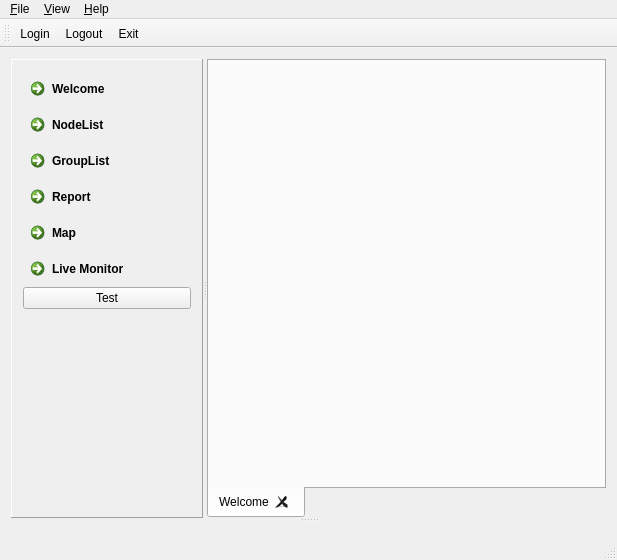
<?xml version="1.0" encoding="UTF-8"?>
<ui version="4.0">
 <class>MainWindow</class>
 <widget class="QMainWindow" name="MainWindow">
  <property name="geometry">
   <rect>
    <x>0</x>
    <y>0</y>
    <width>617</width>
    <height>560</height>
   </rect>
  </property>
  <property name="windowTitle">
   <string>MainWindow</string>
  </property>
  <property name="windowIcon">
   <iconset resource="../../QtLib/QtLib/Resources/resources.qrc">
    <normaloff>:/icon/png_64/video-television-2.png</normaloff>:/icon/png_64/video-television-2.png</iconset>
  </property>
  <widget class="QWidget" name="centralWidget">
   <layout class="QVBoxLayout" name="verticalLayout_4">
    <item>
     <widget class="QSplitter" name="splitter_2">
      <property name="frameShape">
       <enum>QFrame::NoFrame</enum>
      </property>
      <property name="frameShadow">
       <enum>QFrame::Raised</enum>
      </property>
      <property name="orientation">
       <enum>Qt::Vertical</enum>
      </property>
      <widget class="QSplitter" name="splitter">
       <property name="sizePolicy">
        <sizepolicy hsizetype="Preferred" vsizetype="Preferred">
         <horstretch>0</horstretch>
         <verstretch>10</verstretch>
        </sizepolicy>
       </property>
       <property name="orientation">
        <enum>Qt::Horizontal</enum>
       </property>
       <widget class="QFrame" name="frameLeft">
        <property name="sizePolicy">
         <sizepolicy hsizetype="Preferred" vsizetype="Preferred">
          <horstretch>2</horstretch>
          <verstretch>0</verstretch>
         </sizepolicy>
        </property>
        <property name="frameShape">
         <enum>QFrame::Panel</enum>
        </property>
        <property name="frameShadow">
         <enum>QFrame::Raised</enum>
        </property>
        <layout class="QVBoxLayout" name="verticalLayout_2">
         <property name="spacing">
          <number>0</number>
         </property>
         <item>
          <widget class="QCommandLinkButton" name="cmdWelcome">
           <property name="text">
            <string>Welcome</string>
           </property>
          </widget>
         </item>
         <item>
          <widget class="QCommandLinkButton" name="cmdNodeList">
           <property name="text">
            <string>NodeList</string>
           </property>
          </widget>
         </item>
         <item>
          <widget class="QCommandLinkButton" name="cmdGroupList">
           <property name="text">
            <string>GroupList</string>
           </property>
          </widget>
         </item>
         <item>
          <widget class="QCommandLinkButton" name="cmdReport">
           <property name="text">
            <string>Report</string>
           </property>
          </widget>
         </item>
         <item>
          <widget class="QCommandLinkButton" name="commandLinkButton_3">
           <property name="text">
            <string>Map</string>
           </property>
          </widget>
         </item>
         <item>
          <widget class="QCommandLinkButton" name="commandLinkButton_4">
           <property name="text">
            <string>Live Monitor</string>
           </property>
          </widget>
         </item>
         <item>
          <widget class="QPushButton" name="pushButton">
           <property name="text">
            <string>Test</string>
           </property>
          </widget>
         </item>
         <item>
          <spacer name="verticalSpacer">
           <property name="orientation">
            <enum>Qt::Vertical</enum>
           </property>
           <property name="sizeHint" stdset="0">
            <size>
             <width>20</width>
             <height>40</height>
            </size>
           </property>
          </spacer>
         </item>
        </layout>
       </widget>
       <widget class="QTabWidget" name="tabWidget">
        <property name="sizePolicy">
         <sizepolicy hsizetype="Expanding" vsizetype="Expanding">
          <horstretch>12</horstretch>
          <verstretch>0</verstretch>
         </sizepolicy>
        </property>
        <property name="tabPosition">
         <enum>QTabWidget::South</enum>
        </property>
        <property name="currentIndex">
         <number>0</number>
        </property>
        <property name="tabsClosable">
         <bool>true</bool>
        </property>
        <property name="movable">
         <bool>false</bool>
        </property>
        <widget class="FormWelcome" name="tab">
         <attribute name="title">
          <string>Welcome</string>
         </attribute>
        </widget>
       </widget>
      </widget>
      <widget class="DLogger" name="logger" native="true">
       <property name="sizePolicy">
        <sizepolicy hsizetype="Preferred" vsizetype="Preferred">
         <horstretch>0</horstretch>
         <verstretch>1</verstretch>
        </sizepolicy>
       </property>
      </widget>
     </widget>
    </item>
   </layout>
  </widget>
  <widget class="QMenuBar" name="menuBar">
   <property name="geometry">
    <rect>
     <x>0</x>
     <y>0</y>
     <width>617</width>
     <height>20</height>
    </rect>
   </property>
   <widget class="QMenu" name="menuFile">
    <property name="title">
     <string>&amp;File</string>
    </property>
   </widget>
   <widget class="QMenu" name="menuView">
    <property name="title">
     <string>&amp;View</string>
    </property>
    <addaction name="actionLogger"/>
   </widget>
   <widget class="QMenu" name="menuHelp">
    <property name="title">
     <string>&amp;Help</string>
    </property>
   </widget>
   <addaction name="menuFile"/>
   <addaction name="menuView"/>
   <addaction name="menuHelp"/>
  </widget>
  <widget class="QToolBar" name="mainToolBar">
   <property name="iconSize">
    <size>
     <width>12</width>
     <height>16</height>
    </size>
   </property>
   <property name="toolButtonStyle">
    <enum>Qt::ToolButtonTextBesideIcon</enum>
   </property>
   <attribute name="toolBarArea">
    <enum>TopToolBarArea</enum>
   </attribute>
   <attribute name="toolBarBreak">
    <bool>false</bool>
   </attribute>
   <addaction name="actionLogin"/>
   <addaction name="actionLogout"/>
   <addaction name="actionExit"/>
  </widget>
  <widget class="DStatusBar" name="statusBar"/>
  <action name="actionLogin">
   <property name="icon">
    <iconset resource="../../QtLib/QtLib/Resources/resources.qrc">
     <normaloff>:/icon/png_16/system-log-out.png</normaloff>:/icon/png_16/system-log-out.png</iconset>
   </property>
   <property name="text">
    <string>Login</string>
   </property>
  </action>
  <action name="actionLogout">
   <property name="icon">
    <iconset resource="../../QtLib/QtLib/Resources/resources.qrc">
     <normaloff>:/icon/png_16/network-disconnect.png</normaloff>:/icon/png_16/network-disconnect.png</iconset>
   </property>
   <property name="text">
    <string>Logout</string>
   </property>
  </action>
  <action name="actionExit">
   <property name="icon">
    <iconset resource="../../QtLib/QtLib/Resources/resources.qrc">
     <normaloff>:/icon/png_16/system-shutdown.png</normaloff>:/icon/png_16/system-shutdown.png</iconset>
   </property>
   <property name="text">
    <string>Exit</string>
   </property>
  </action>
  <action name="actionLogger">
   <property name="text">
    <string>Logger</string>
   </property>
  </action>
 </widget>
 <layoutdefault spacing="6" margin="11"/>
 <customwidgets>
  <customwidget>
   <class>DLogger</class>
   <extends>QWidget</extends>
   <header>Inc/Logger</header>
   <container>1</container>
  </customwidget>
  <customwidget>
   <class>DStatusBar</class>
   <extends>QStatusBar</extends>
   <header location="global">Inc/StatusBar</header>
  </customwidget>
  <customwidget>
   <class>FormWelcome</class>
   <extends>QWidget</extends>
   <header>formwelcome.h</header>
   <container>1</container>
  </customwidget>
 </customwidgets>
 <resources>
  <include location="../../QtLib/QtLib/Resources/resources.qrc"/>
 </resources>
 <connections/>
</ui>
